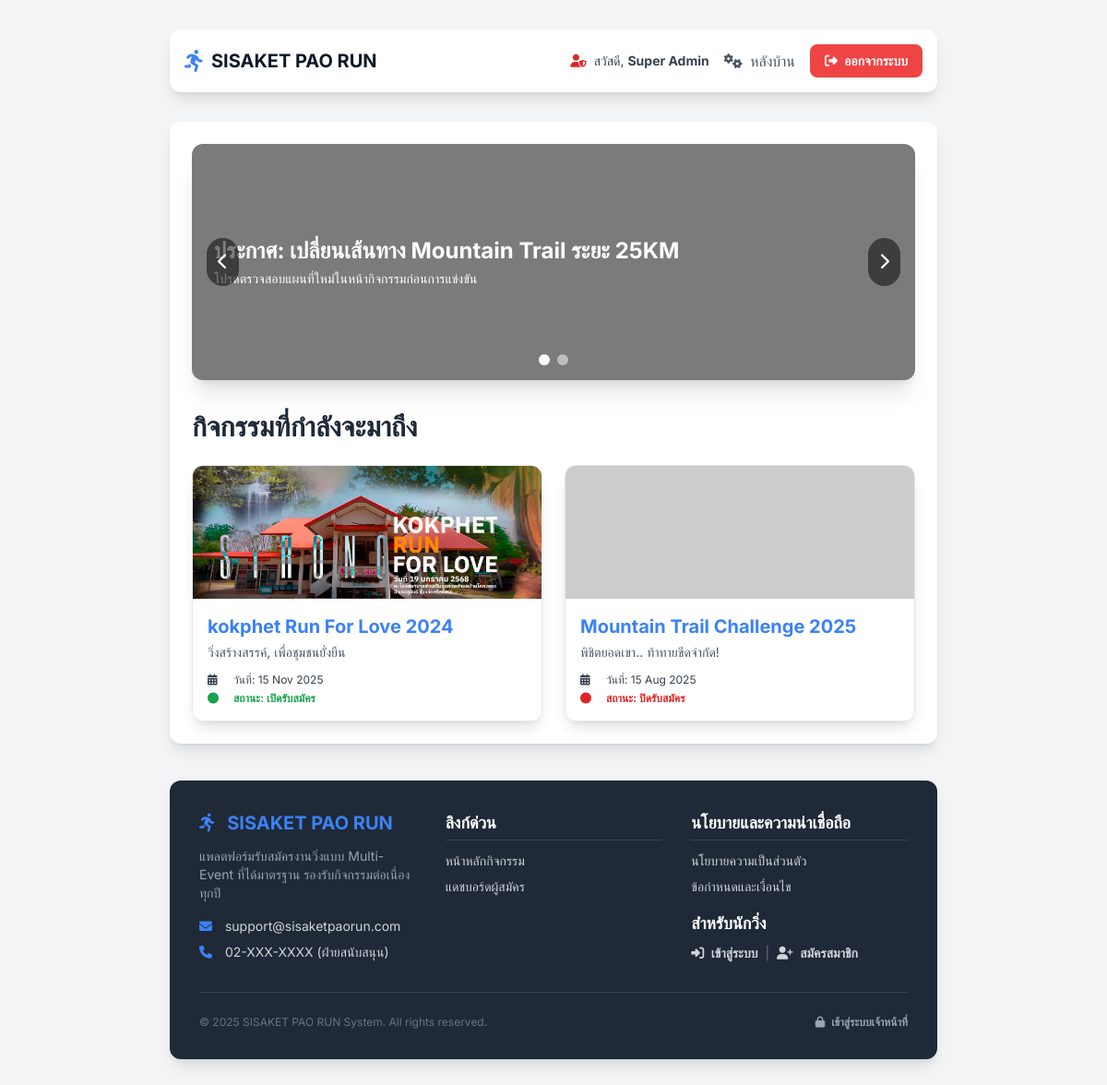
The app's page / (signed in) with its own data.
### tables this page shows
CREATE TABLE `slides` (
  `id` int(11) NOT NULL,
  `image_url` text NOT NULL,
  `title` varchar(255) NOT NULL,
  `subtitle` text DEFAULT NULL,
  `link_url` text DEFAULT NULL,
  `sort_order` int(11) NOT NULL DEFAULT 0,
  `is_active` tinyint(1) NOT NULL DEFAULT 1
);

CREATE TABLE `events` (
  `id` int(11) NOT NULL,
  `event_code` varchar(50) NOT NULL COMMENT 'รหัสอ้างอิงกิจกรรม เช่น sskpa-run-25',
  `name` varchar(255) NOT NULL COMMENT 'ชื่อกิจกรรม',
  `slogan` varchar(255) DEFAULT NULL,
  `theme_color` varchar(20) NOT NULL DEFAULT 'indigo',
  `color_code` varchar(7) NOT NULL DEFAULT '#4f46e5',
  `logo_text` varchar(100) DEFAULT NULL,
  `is_visible` tinyint(1) NOT NULL DEFAULT 1,
  `is_cancelled` tinyint(1) NOT NULL DEFAULT 0,
  `sort_order` int(11) NOT NULL DEFAULT 0,
  `is_registration_open` tinyint(1) NOT NULL DEFAULT 0 COMMENT '0=ปิด, 1=เปิด',
  `organizer` varchar(255) DEFAULT NULL,
  `organizer_phone` varchar(50) DEFAULT NULL,
  `organizer_email` varchar(100) DEFAULT NULL,
  `organizer_line_id` varchar(100) DEFAULT NULL,
  `organizer_logo_url` text DEFAULT NULL,
  `contact_person_name` varchar(255) DEFAULT NULL,
  `contact_person_phone` varchar(50) DEFAULT NULL,
  `payment_bank` varchar(100) DEFAULT NULL,
  `payment_account_name` varchar(255) DEFAULT NULL,
  `payment_account_number` varchar(50) DEFAULT NULL,
  `payment_qr_code_url` text DEFAULT NULL,
  `start_date` datetime NOT NULL,
  `cover_image_url` text DEFAULT NULL,
  `card_thumbnail_url` text DEFAULT NULL,
  `map_embed_url` text DEFAULT NULL,
  `map_direction_url` text DEFAULT NULL,
  `description` text DEFAULT NULL,
  `awards_description` text DEFAULT NULL,
  `bib_background_url` text DEFAULT NULL COMMENT 'Path to custom BIB background image'
);

### index.php (called while the page is built, shortened)
<?php
require_once 'functions.php';
$page = $_GET['page'] ?? 'home';
include 'templates/header.php';
include 'pages/' . $page . '.php';
include 'templates/footer.php';
?>

### functions.php (called while the page is built, shortened)
<?php
function e($data) {
    return htmlspecialchars($data ?? '', ENT_QUOTES, 'UTF-8');
}
?>

### pages/home.php (the view, shortened to what this page needs)
<?php
$slides_stmt = $mysqli->prepare("SELECT * FROM slides WHERE is_active = 1 ORDER BY sort_order ASC");
$slides_stmt->execute();
$slides_result = $slides_stmt->get_result();
$slides = $slides_result->fetch_all(MYSQLI_ASSOC);
$events_stmt = $mysqli->prepare("SELECT id, event_code, name, slogan, card_thumbnail_url, is_registration_open, start_date FROM events WHERE is_visible = 1 AND is_cancelled = 0 ORDER BY sort_order ASC");
$events_stmt->execute();
$events_result = $events_stmt->get_result();
$events = $events_result->fetch_all(MYSQLI_ASSOC);
?>
<div id="news-carousel-section" class="mb-8">
    <?php if (!empty($slides)): ?>
    <div id="news-carousel-container" class="relative rounded-xl overflow-hidden shadow-xl">
        <div id="carousel-slides" class="flex transition-transform duration-500 ease-in-out">
            <?php foreach($slides as $slide): ?>
            <div class="w-full shrink-0 cursor-pointer" onclick="window.location.href='<?= e($slide['link_url']) ?>'">
                <div class="relative h-48 sm:h-64 bg-cover bg-center" style="background-image: url('<?= e($slide['image_url']) ?>')">
                    <div class="absolute inset-0 bg-black bg-opacity-40 flex items-center p-6">
                        <div class="text-white">
                            <h3 class="text-2xl font-bold"><?= e($slide['title']) ?></h3>
                            <p class="text-sm mt-1"><?= e($slide['subtitle']) ?></p>
                        </div>
                    </div>
                </div>
            </div>
            <?php endforeach; ?>
        </div>
        <button onclick="prevSlide(event)" class="absolute top-1/2 left-4 transform -translate-y-1/2 bg-black bg-opacity-50 p-3 rounded-full text-white hover:bg-opacity-70 transition z-10 text-lg">
            <i class="fa-solid fa-chevron-left"></i>
        </button>
        <button onclick="nextSlide(event)" class="absolute top-1/2 right-4 transform -translate-y-1/2 bg-black bg-opacity-50 p-3 rounded-full text-white hover:bg-opacity-70 transition z-10 text-lg">
            <i class="fa-solid fa-chevron-right"></i>
        </button>
        <div id="carousel-dots" class="absolute bottom-4 left-0 right-0 flex justify-center space-x-2 z-10">
            <?php foreach($slides as $index => $_): ?>
            <span class="w-3 h-3 rounded-full bg-white bg-opacity-50 cursor-pointer transition duration-300" onclick="goToSlide(event, <?= $index ?>)"></span>
            <?php endforeach; ?>
        </div>
    </div>
    <?php endif; ?>
</div>
<h2 class="text-3xl font-extrabold mb-6 text-gray-800">กิจกรรมที่กำลังจะมาถึง</h2>
<div class="grid grid-cols-1 md:grid-cols-2 gap-6">
    <?php if (empty($events)): ?>
        <div class="col-span-1 md:col-span-2 text-center p-10 border-2 border-dashed border-gray-300 rounded-lg text-gray-500">
            <i class="fa-solid fa-calendar-times text-3xl mb-3"></i>
            <p>ยังไม่มีกิจกรรมที่กำลังจะมาถึงในขณะนี้</p>
        </div>
    <?php else: ?>
        <?php foreach ($events as $event): ?>
            <div class="rounded-xl shadow-lg border border-gray-200 transition duration-300 hover:shadow-xl hover:border-primary cursor-pointer overflow-hidden"
                 onclick="window.location.href='index.php?page=microsite&event_code=<?= e($event['event_code']) ?>'">
                <div class="h-36 bg-cover bg-center" style="background-image: url('<?= e($event['card_thumbnail_url']) ?>');"></div>
                <div class="p-4">
                    <h3 class="text-xl font-bold mb-1 text-primary"><?= e($event['name']) ?></h3>
                    <p class="text-gray-600 mb-3 text-sm"><?= e($event['slogan']) ?></p>
                    <div class="flex flex-col space-y-1 text-xs">
                        <span class="flex items-center text-gray-700">
                            <i class="fa-solid fa-calendar-alt w-5 mr-2"></i> วันที่: <?= date("d M Y", strtotime($event['start_date'])) ?>
                        </span>
                        <span class="flex items-center <?= $event['is_registration_open'] ? 'text-green-600' : 'text-red-600' ?> font-semibold">
                            <i class="fa-solid fa-circle w-5 mr-2 text-xs"></i>
                            สถานะ: <?= $event['is_registration_open'] ? 'เปิดรับสมัคร' : 'ปิดรับสมัคร' ?>
                        </span>
                    </div>
                </div>
            </div>
        <?php endforeach; ?>
    <?php endif; ?>
</div>

### templates/header.php (style rules this page uses)
body { font-family: 'Inter', 'Sarabun', sans-serif; transition: background-color 0.5s, color 0.5s; }
:root { --color-primary: #3b82f6; }
.text-primary { color: var(--color-primary); }
#carousel-slides { display: flex; transition: transform 0.5s ease-in-out; }

### records on screen
slides: title "ประกาศ: เปลี่ยนเส้นทาง Mountain Trail ระยะ 25KM", subtitle "โปรดตรวจสอบแผนที่ใหม่ในหน้ากิจกรรมก่อนการแข่งขัน"
events: card_thumbnail_url (picture), name "kokphet Run For Love 2024", slogan "วิ่งสร้างสรรค์, เพื่อชุมชนยั่งยืน", start_date "15 Nov 2025", is_registration_open "เปิดรับสมัคร"
events: name "Mountain Trail Challenge 2025", slogan "พิชิตยอดเขา.. ท้าทายขีดจำกัด!", start_date "15 Aug 2025", is_registration_open "ปิดรับสมัคร"

### other values on screen
$staff_info['full_name'] "Super Admin"
$global_settings['system_email'] "support@sisaketpaorun.com"
$global_settings['system_phone'] "02-XXX-XXXX"
